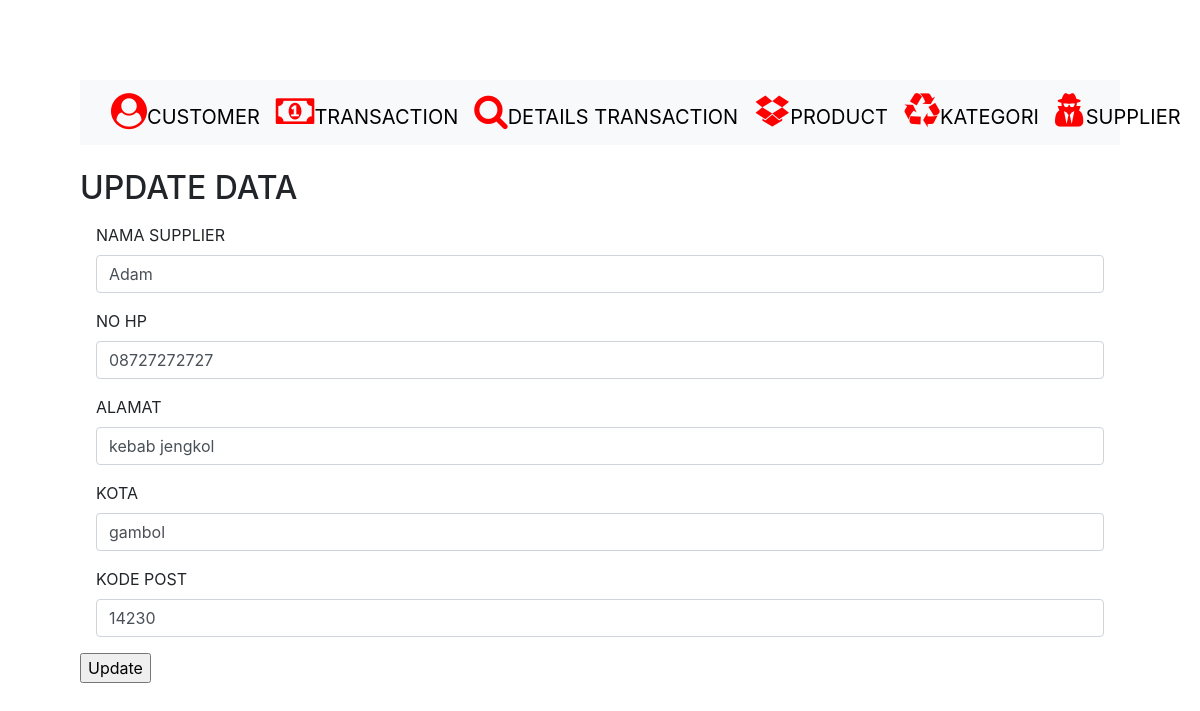
The app's page /PHP/supplier.php/update_supplier.php?supplierID=4 with its own data.
### tables this page shows
CREATE TABLE `supplier` (
  `supplierID` int(11) NOT NULL,
  `suppliername` varchar(100) DEFAULT NULL,
  `nohp` varchar(50) DEFAULT NULL,
  `alamat` varchar(100) DEFAULT NULL,
  `kota` varchar(100) DEFAULT NULL,
  `kodepost` int(11) DEFAULT NULL
);

### PHP/supplier.php/update_supplier.php (the view, shortened to what this page needs)
<?php include 'header.php'; ?>
<!DOCTYPE html>
<html lang="en">
<head>
</head>
<body>
  <div id="main-content">
  <h2>UPDATE DATA</h2>
  <?php
  include 'koneksi.php';
  $supplierID = $_GET['supplierID'];
  $sql = "SELECT * FROM supplier WHERE supplierID = {$supplierID}";
  $result = mysqli_query($conn, $sql) or die("Gagal.");
  if (mysqli_num_rows($result) > 0) {
    while ($row = mysqli_fetch_assoc($result)) {
  ?>
      <form class="post-form" action="function_update.php" method="post">
        <div class="m-3">
          <label for="suppliername" class="form-label">NAMA SUPPLIER</label>
          <input type="text" class="form-control" name="suppliername" value="<?php echo $row['suppliername']; ?>">
        </div>
        <div class="m-3">
          <label for="nohp" class="form-label">NO HP</label>
          <input type="text" class="form-control" name="nohp" value="<?php echo $row['nohp']; ?>">
        </div>
        <div class="m-3">
          <label for="alamat" class="form-label">ALAMAT</label>
          <input type="text" class="form-control" name="alamat" value="<?php echo $row['alamat']; ?>">
        </div>
        <div class="m-3">
          <label for="kota" class="form-label">KOTA</label>
          <input type="text" class="form-control" name="kota" value="<?php echo $row['kota']; ?>">
        </div>
        <div class="m-3">
          <label for="kodepost" class="form-label">KODE POST</label>
          <input type="text" class="form-control" name="kodepost" value="<?php echo $row['kodepost']; ?>">
        </div>
        <input class="submit" type="submit" value="Update" />
      </form>
  <?php
    }
  }
  ?>
</div>
</body>
</html>

### records on screen
supplier: suppliername "Adam", nohp "08727272727", alamat "kebab jengkol", kota "gambol", kodepost "14230"
